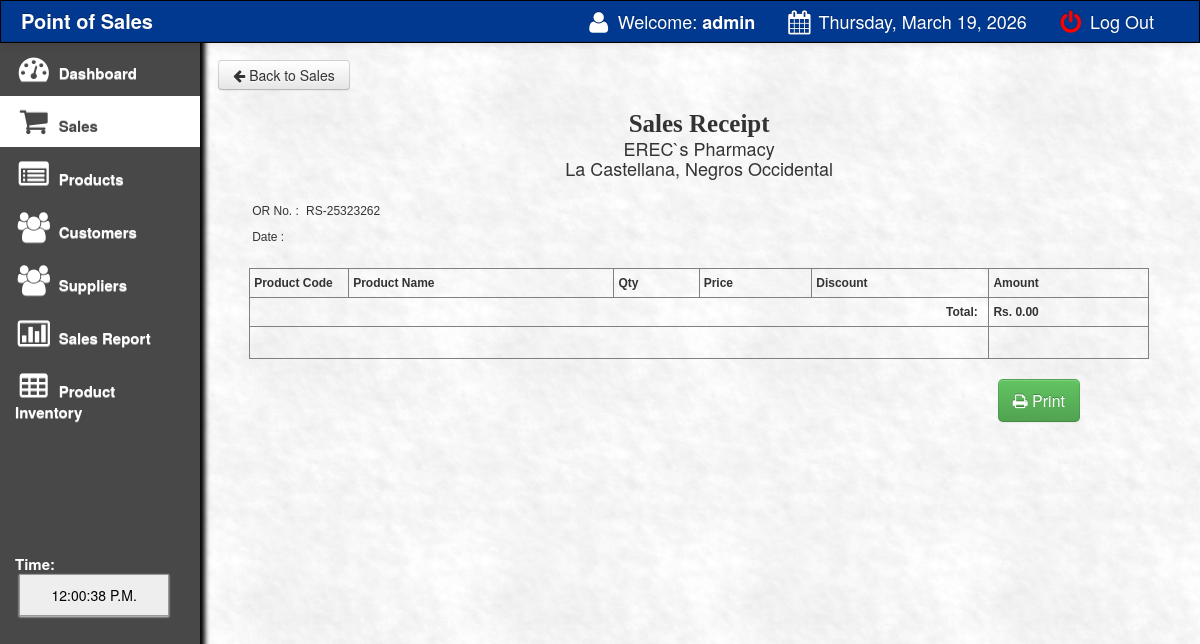
/main/preview.php?invoice=RS-25323262 (signed in), run on an earlier commit of the app's database.
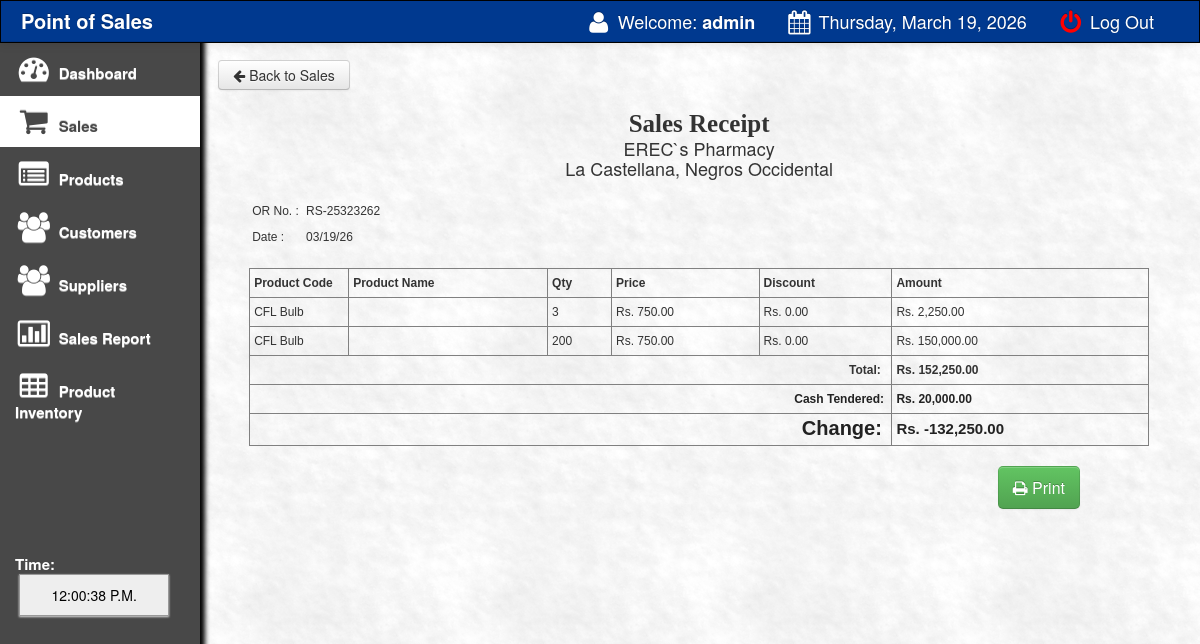
And on a later commit of the database.
### tables this page shows
CREATE TABLE `sales` (
  `transaction_id` int(11) NOT NULL,
  `invoice_number` varchar(100) NOT NULL,
  `cashier` varchar(100) NOT NULL,
  `date` varchar(100) NOT NULL,
  `type` varchar(100) NOT NULL,
  `amount` varchar(100) NOT NULL,
  `profit` varchar(100) NOT NULL,
  `due_date` varchar(100) NOT NULL,
  `name` varchar(100) NOT NULL,
  `balance` varchar(100) NOT NULL
);

CREATE TABLE `sales_order` (
  `transaction_id` int(11) NOT NULL,
  `invoice` varchar(100) NOT NULL,
  `product` varchar(100) NOT NULL,
  `qty` varchar(100) NOT NULL,
  `amount` varchar(100) NOT NULL,
  `profit` varchar(100) NOT NULL,
  `product_code` varchar(150) NOT NULL,
  `gen_name` varchar(200) NOT NULL,
  `name` varchar(200) NOT NULL,
  `price` varchar(100) NOT NULL,
  `discount` varchar(100) NOT NULL,
  `date` varchar(500) NOT NULL
);

### main/preview.php (the view, shortened to what the changed rows need)
<!DOCTYPE html>
<html>
<head>
 <link href="css/bootstrap.css" rel="stylesheet">
    <link rel="stylesheet" type="text/css" href="css/DT_bootstrap.css">
  <link rel="stylesheet" href="css/font-awesome.min.css">
    <link href="css/bootstrap-responsive.css" rel="stylesheet">
<link href="../style.css" media="screen" rel="stylesheet" type="text/css" />
<link href="src/facebox.css" media="screen" rel="stylesheet" type="text/css" />
<?php
$invoice=$_GET['invoice'];
include('../connect.php');
$result = $db->prepare("SELECT * FROM sales WHERE invoice_number= :userid");
$result->bindParam(':userid', $invoice);
$result->execute();
for($i=0; $row = $result->fetch(); $i++){
$invoice=$row['invoice_number'];
$date=$row['date'];
$cash=$row['due_date'];
$pt=$row['type'];
$am=$row['amount'];
if($pt=='cash'){
$cash=$row['due_date'];
$amount=$cash-$am;
}
}
?>
<body>
	<div class="container-fluid">
      <div class="row-fluid">
	<div class="span10">
<div class="content" id="content">
<div style="margin: 0 auto; padding: 20px; width: 900px; font-weight: normal;">
	<div style="width: 100%; height: 190px;" >
	<div style="width: 136px; float: left; height: 70px;">
	<table cellpadding="3" cellspacing="0" style="font-family: arial; font-size: 12px;text-align:left;width : 100%;">
		<tr>
			<td>OR No. :</td>
			<td><?php echo $invoice ?></td>
		</tr>
		<tr>
			<td>Date :</td>
			<td><?php echo $date ?></td>
		</tr>
	</table>
	</div>
	</div>
	<div style="width: 100%; margin-top:-70px;">
	<table border="1" cellpadding="4" cellspacing="0" style="font-family: arial; font-size: 12px;	text-align:left;" width="100%">
		<thead>
			<tr>
				<th width="90"> Product Code </th>
				<th> Product Name </th>
				<th> Qty </th>
				<th> Price </th>
				<th> Discount </th>
				<th> Amount </th>
			</tr>
		</thead>
		<tbody>
				<?php
					$id=$_GET['invoice'];
					$result = $db->prepare("SELECT * FROM sales_order WHERE invoice= :userid");
					$result->bindParam(':userid', $id);
					$result->execute();
					for($i=0; $row = $result->fetch(); $i++){
				?>
				<tr class="record">
				<td><?php echo $row['product_code']; ?></td>
				<td><?php echo $row['name']; ?></td>
				<td><?php echo $row['qty']; ?></td>
				<td>
				<?php
				$ppp=$row['price'];
				echo formatMoney($ppp, true);
				?>
				</td>
				<td>
				<?php
				$ddd=$row['discount'];
				echo formatMoney($ddd, true);
				?>
				</td>
				<td>
				<?php
				$dfdf=$row['amount'];
				echo formatMoney($dfdf, true);
				?>
				</td>
				</tr>
				<?php
					}
				?>
				<tr>
					<td colspan="2"><strong style="font-size: 12px;">
					<?php
					$sdsd=$_GET['invoice'];
					$resultas = $db->prepare("SELECT sum(amount) FROM sales_order WHERE invoice= :a");
					$resultas->bindParam(':a', $sdsd);
					$resultas->execute();
					for($i=0; $rowas = $resultas->fetch(); $i++){
					$fgfg=$rowas['sum(amount)'];
					echo formatMoney($fgfg, true);
					}
					?>
					</strong></td>
				</tr>
				<?php if($pt=='cash'){
				?>
				<tr>
					<td colspan="5"style=" text-align:right;"><strong style="font-size: 12px; color: #222222;">Cash Tendered:&nbsp;</strong></td>
					<td colspan="2"><strong style="font-size: 12px; color: #222222;">
					<?php
					echo formatMoney($cash, true);
					?>
					</strong></td>
				</tr>
				<?php
				}
				?>
				<tr>
					<td colspan="5" style=" text-align:right;"><strong style="font-size: 12px; color: #222222;">
					<font style="font-size:20px;">
					<?php
					if($pt=='cash'){
					echo 'Change:';
					}
					?>&nbsp;
					</strong></td>
					<td colspan="2"><strong style="font-size: 15px; color: #222222;">
					<?php
					function formatMoney($number, $fractional=false) {
						if ($fractional) {
							$number = sprintf('%.2f', $number);
						}
						while (true) {
							$replaced = preg_replace('/(-?\d+)(\d\d\d)/', '$1,$2', $number);
							if ($replaced != $number) {
								$number = $replaced;
							} else {
								break;
							}
						}
						return 'Rs. ' . $number;
					}
					if($pt=='cash'){
					echo formatMoney($amount, true);
					}
					?>
					</strong></td>
				</tr>
		</tbody>
	</table>
	</div>
	</div>
	</div>
	</div>
</div>
</div>

What changed in the data, as far as the page shows it:
added sales: invoice_number "RS-25323262", date "03/19/26", due_date "Rs. 20,000.00", formatMoney($amount, true) "Rs. -132,250.00"
added sales_order: product_code "CFL Bulb", qty "3", price "Rs. 750.00", discount "Rs. 0.00", amount "Rs. 2,250.00"
added sales_order: product_code "CFL Bulb", qty "200", price "Rs. 750.00", discount "Rs. 0.00", amount "Rs. 150,000.00"
Also different on the page:
$invoice: "RS-25323262" → (not shown)
new list line: "Rs. 152,250.00"
text now shown: "Cash Tendered: Change:"
list line gone: "Rs. 0.00"
